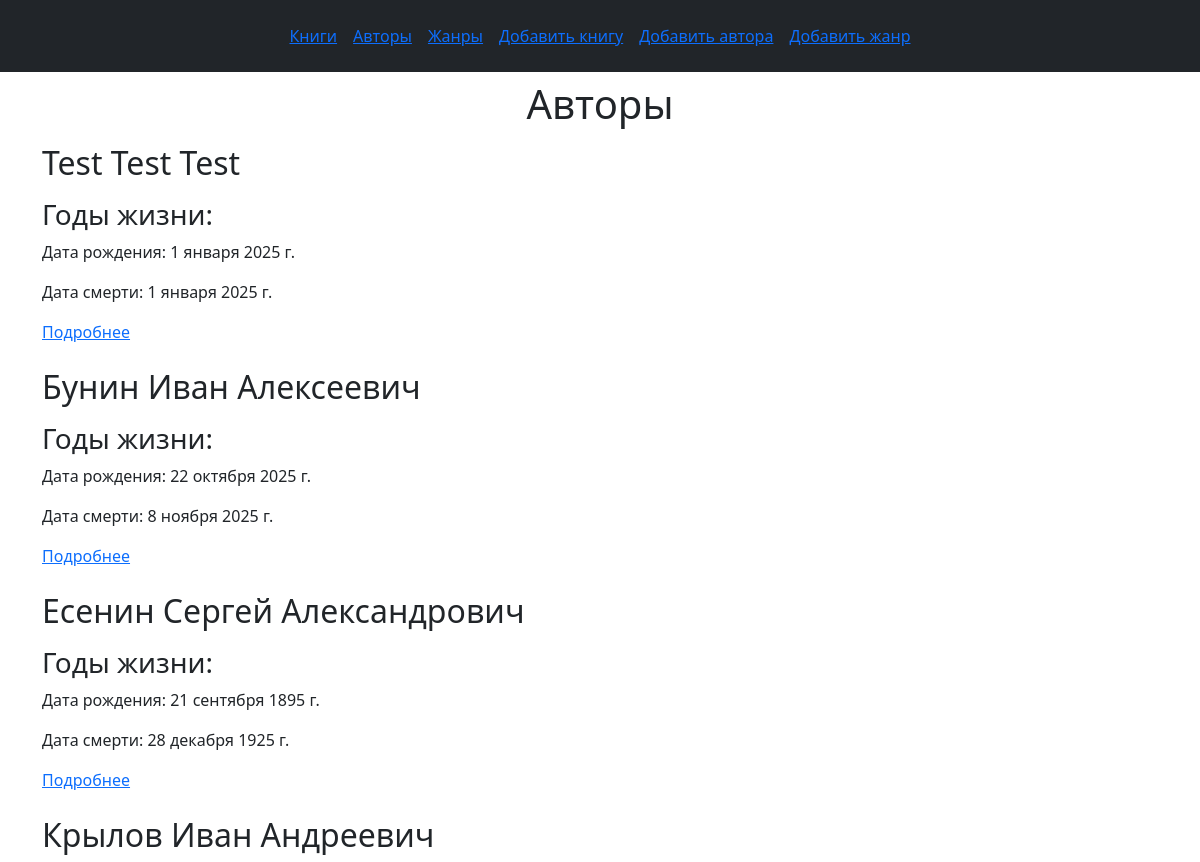
Before: /authors/ (upper part) with the older database file.
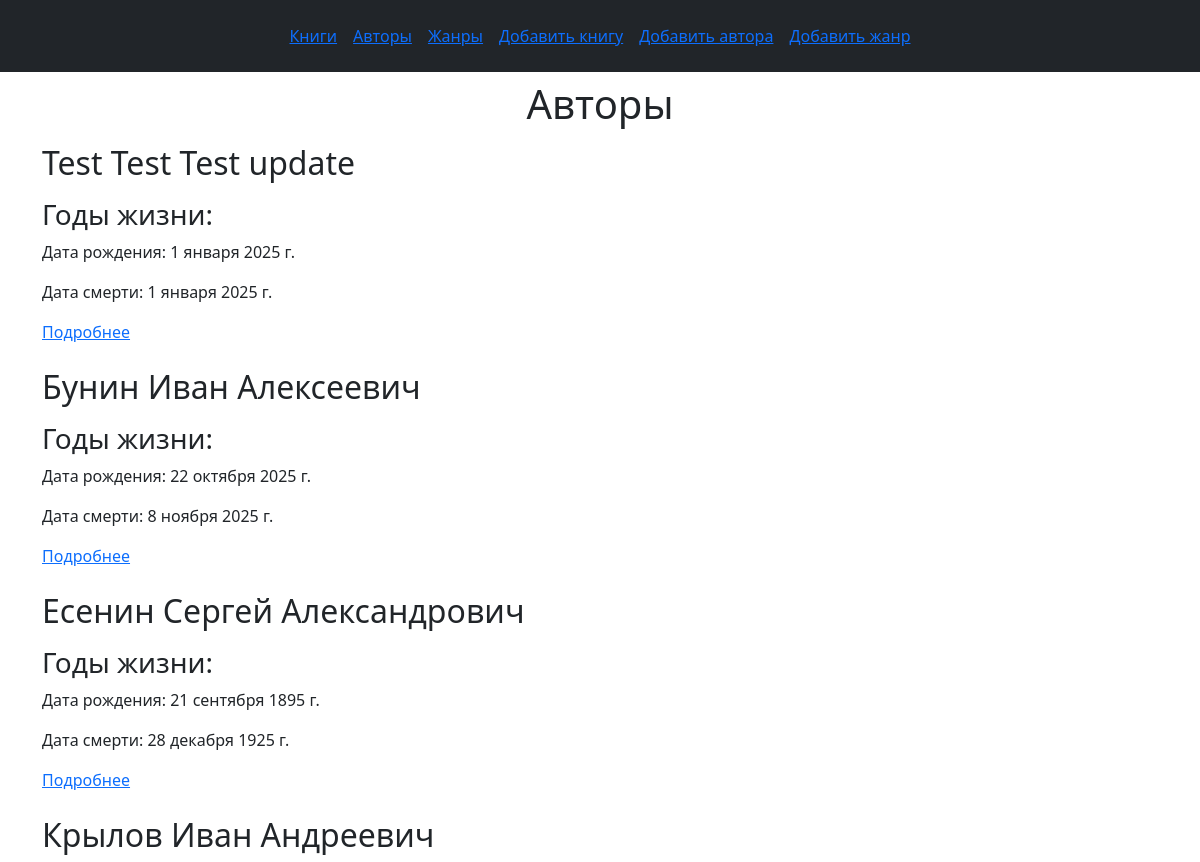
After: the same page with the newer database file.
### books/models.py (models this page shows, shortened)
class Author(models.Model):
	fio = models.CharField('ФИО автора', max_length=255, db_index=True)
	bio = models.TextField('Биография автора', max_length=1000)
	birth_date = models.DateField('Дата рождения', blank=True)
	death_date = models.DateField('Дата смерти', blank=True)
	class Meta:
		ordering = ['fio']
		verbose_name = 'Автор'
		verbose_name_plural = 'Авторы'

### books/views.py (the view)
# urls.py: path('authors/',         views.AuthorListView.as_view(), name='author_list'),
class AuthorListView(ListView):
	model = Author
	template_name = 'books/author_list.html'
	context_object_name = 'authors'
	paginate_by = 10

### books/templates/books/author_list.html (shortened to what this page needs)
{% extends 'books/base.html' %}
{% block content %}
<h1 class="text-center mt-2">Авторы</h1>
<div class="contaner-fluid">
	{% for author in authors %}
	<div class="mb-3">
		<div class="d-flex justify-content-center mt-2">
			<div class="container">
				<h2 class="mt-2">{{ author.fio }}</h1>
				<h3 class="mt-3">Годы жизни:</h2>
				<p>Дата рождения: {{ author.birth_date }}</p>
				<p>Дата смерти: {{ author.death_date }}</p>
				<a href="{% url 'author_detail' author.pk%}">Подробнее</a>
			</div>
		</div>
	</div>
	{% endfor %}
</div>
{% endblock %}

Changed rows visible on the page:
changed Author: fio "Test Test Test" → "Test Test Test update"
